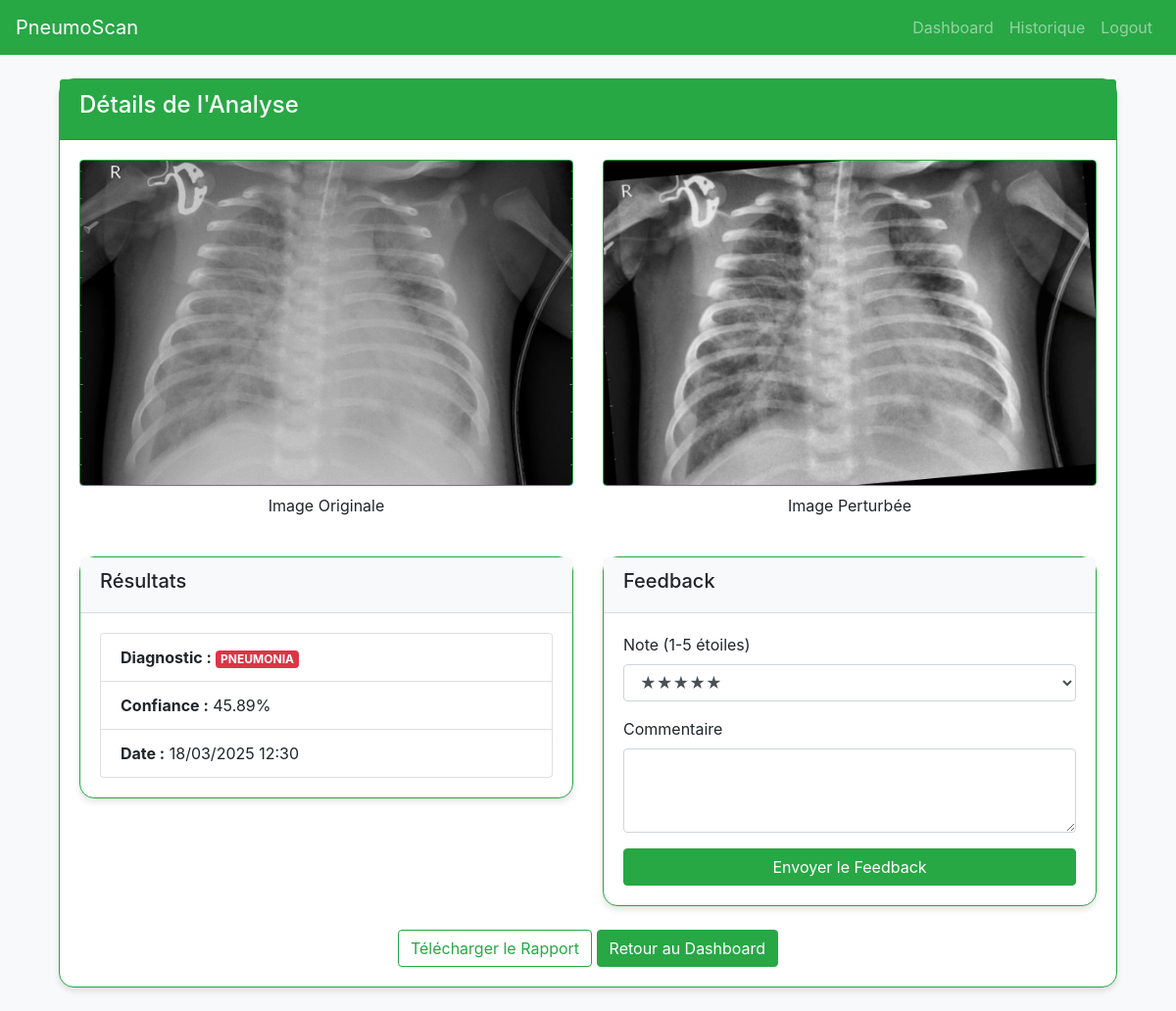
The app's page /analysis/8 (signed in) with its own data.
### app.py (models this page shows)
class AnalysisHistory(db.Model):
    id = db.Column(db.Integer, primary_key=True)
    user_id = db.Column(db.Integer, db.ForeignKey('user.id'), nullable=False)
    filename = db.Column(db.String(200), nullable=False)
    result = db.Column(db.String(50), nullable=False)
    confidence = db.Column(db.Float, nullable=False)
    timestamp = db.Column(db.DateTime, default=datetime.utcnow)
    feedback = db.relationship('UserFeedback', backref='analysis', uselist=False)
    denoised=db.Column(db.Boolean, default=False)

### app.py (the view)
@app.route('/analysis/<int:analysis_id>')
@login_required
def analysis_details(analysis_id):
    analysis = AnalysisHistory.query.get_or_404(analysis_id)
    if analysis.user_id != current_user.id:
        abort(403)
    return render_template('analysis_details.html', analysis=analysis)

### app.py (called while the page is built)
@login_manager.user_loader
def load_user(user_id):
    return User.query.get(int(user_id))

### templates/analysis_details.html (shortened to what this page needs)
{% extends "base.html" %}
{% block content %}
    <div class="container">
        <div class="card border-success mb-4">
            <div class="card-header bg-success text-white">
                <h4>Détails de l'Analyse</h4>
            </div>
            <div class="card-body">
                <div class="row mb-4">
                    <div class="col-md-6">
                        <img src="{{ url_for('static', filename='uploads/' + analysis.filename) }}"
                             class="img-fluid rounded border border-success"
                             alt="Image Originale">
                        <p class="text-center mt-2">Image Originale</p>
                    </div>
                    <div class="col-md-6">
                        <img src="{{ url_for('static', filename='uploads/' + 'perturbed_' + analysis.filename) }}"
                             class="img-fluid rounded border border-success"
                             alt="Image Perturbée">
                        <p class="text-center mt-2">Image Perturbée</p>
                    </div>
                </div>
                <div class="row">
                    <div class="col-md-6">
                        <div class="card border-success">
                            <div class="card-header bg-light">
                                <h5>Résultats</h5>
                            </div>
                            <div class="card-body">
                                <ul class="list-group">
                                    <li class="list-group-item">
                                        <strong>Diagnostic :</strong>
                                        <span class="badge badge-{{ 'danger' if analysis.result == 'PNEUMONIA' else 'success' }}">
                                        {{ analysis.result }}
                                    </span>
                                    </li>
                                    <li class="list-group-item">
                                        <strong>Confiance :</strong>
                                        {{ "%.2f"|format(analysis.confidence * 100) }}%
                                    </li>
                                    <li class="list-group-item">
                                        <strong>Date :</strong>
                                        {{ analysis.timestamp.strftime('%d/%m/%Y %H:%M') }}
                                    </li>
                                </ul>
                            </div>
                        </div>
                    </div>
                    <div class="col-md-6">
                        <div class="card border-success">
                            <div class="card-header bg-light">
                                <h5>Feedback</h5>
                            </div>
                            <div class="card-body">
                                {% if analysis.feedback %}
                                    <div class="alert alert-info">
                                        <p><strong>Note :</strong> {{ analysis.feedback.rating }}/5</p>
                                        <p><strong>Commentaire :</strong> {{ analysis.feedback.comment }}</p>
                                    </div>
                                {% else %}
                                    <form method="POST" action="{{ url_for('submit_feedback') }}">
                                        <div class="form-group">
                                            <label>Note (1-5 étoiles)</label>
                                            <select class="form-control" name="rating" required>
                                                <option value="5">★★★★★</option>
                                            </select>
                                        </div>
                                        <div class="form-group">
                                            <label>Commentaire</label>
                                            <textarea class="form-control" name="comment" rows="3"></textarea>
                                        </div>
                                        <button type="submit" class="btn btn-success btn-block">
                                            Envoyer le Feedback
                                        </button>
                                    </form>
                                {% endif %}
                            </div>
                        </div>
                    </div>
                </div>
                <div class="text-center mt-4">
                    <a href="{{ url_for('export_report', analysis_id=analysis.id) }}"
                       class="btn btn-outline-success">
                         Télécharger le Rapport
                    </a>
                    <a href="{{ url_for('dashboard') }}" class="btn btn-success">
                        Retour au Dashboard
                    </a>
                </div>
            </div>
        </div>
    </div>
{% endblock %}

### static/css/style.css (style rules this page uses)
body { background-color: #f8f9fa; }
.card { border-radius: 15px; box-shadow: 0 4px 6px rgba(0, 0, 0, 0.1); }

### records on screen
AnalysisHistory: filename (picture), result "PNEUMONIA", analysis.confidence*100 "45.89", timestamp "18/03/2025 12:30"
